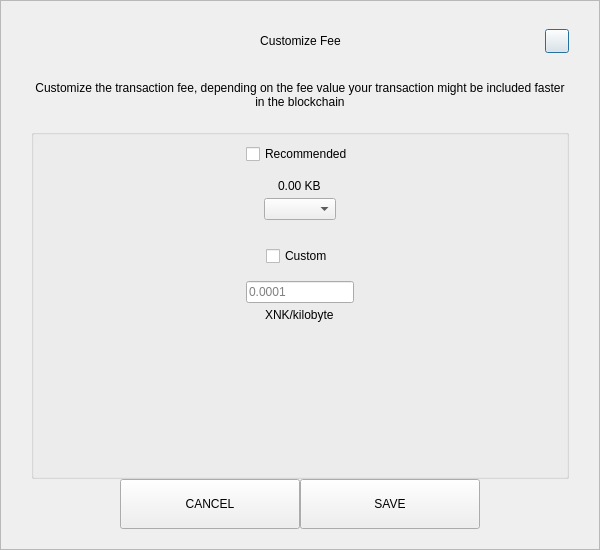
<?xml version="1.0" encoding="UTF-8"?>
<ui version="4.0">
 <class>SendCustomFeeDialog</class>
 <widget class="QDialog" name="SendCustomFeeDialog">
  <property name="geometry">
   <rect>
    <x>0</x>
    <y>0</y>
    <width>600</width>
    <height>550</height>
   </rect>
  </property>
  <property name="windowTitle">
   <string>Form</string>
  </property>
  <layout class="QVBoxLayout" name="verticalLayout_3">
   <property name="spacing">
    <number>0</number>
   </property>
   <property name="leftMargin">
    <number>0</number>
   </property>
   <property name="topMargin">
    <number>0</number>
   </property>
   <property name="rightMargin">
    <number>0</number>
   </property>
   <property name="bottomMargin">
    <number>0</number>
   </property>
   <item>
    <widget class="QFrame" name="frame">
     <property name="styleSheet">
      <string notr="true"/>
     </property>
     <property name="frameShape">
      <enum>QFrame::StyledPanel</enum>
     </property>
     <property name="frameShadow">
      <enum>QFrame::Raised</enum>
     </property>
     <layout class="QVBoxLayout" name="verticalLayout_2">
      <property name="spacing">
       <number>0</number>
      </property>
      <property name="leftMargin">
       <number>30</number>
      </property>
      <property name="topMargin">
       <number>20</number>
      </property>
      <property name="rightMargin">
       <number>30</number>
      </property>
      <property name="bottomMargin">
       <number>20</number>
      </property>
      <item>
       <layout class="QHBoxLayout" name="horizontalLayout_3">
        <property name="spacing">
         <number>0</number>
        </property>
        <item>
         <spacer name="horizontalSpacer_21">
          <property name="orientation">
           <enum>Qt::Horizontal</enum>
          </property>
          <property name="sizeHint" stdset="0">
           <size>
            <width>40</width>
            <height>20</height>
           </size>
          </property>
         </spacer>
        </item>
        <item>
         <widget class="QLabel" name="labelTitle">
          <property name="minimumSize">
           <size>
            <width>0</width>
            <height>40</height>
           </size>
          </property>
          <property name="maximumSize">
           <size>
            <width>16777215</width>
            <height>40</height>
           </size>
          </property>
          <property name="styleSheet">
           <string notr="true">padding-left:24px;</string>
          </property>
          <property name="text">
           <string>Customize Fee</string>
          </property>
          <property name="alignment">
           <set>Qt::AlignCenter</set>
          </property>
          <property name="margin">
           <number>7</number>
          </property>
         </widget>
        </item>
        <item>
         <spacer name="horizontalSpacer">
          <property name="orientation">
           <enum>Qt::Horizontal</enum>
          </property>
          <property name="sizeHint" stdset="0">
           <size>
            <width>40</width>
            <height>20</height>
           </size>
          </property>
         </spacer>
        </item>
        <item>
         <widget class="QPushButton" name="btnEsc">
          <property name="minimumSize">
           <size>
            <width>24</width>
            <height>24</height>
           </size>
          </property>
          <property name="maximumSize">
           <size>
            <width>24</width>
            <height>24</height>
           </size>
          </property>
          <property name="text">
           <string/>
          </property>
         </widget>
        </item>
       </layout>
      </item>
      <item>
       <spacer name="verticalSpacer_2">
        <property name="orientation">
         <enum>Qt::Vertical</enum>
        </property>
        <property name="sizeType">
         <enum>QSizePolicy::Fixed</enum>
        </property>
        <property name="sizeHint" stdset="0">
         <size>
          <width>20</width>
          <height>20</height>
         </size>
        </property>
       </spacer>
      </item>
      <item>
       <widget class="QLabel" name="labelMessage">
        <property name="text">
         <string>Customize the transaction fee, depending on the fee value your transaction might be included faster in the blockchain</string>
        </property>
        <property name="alignment">
         <set>Qt::AlignCenter</set>
        </property>
        <property name="wordWrap">
         <bool>true</bool>
        </property>
       </widget>
      </item>
      <item>
       <spacer name="verticalSpacer_3">
        <property name="orientation">
         <enum>Qt::Vertical</enum>
        </property>
        <property name="sizeType">
         <enum>QSizePolicy::Fixed</enum>
        </property>
        <property name="sizeHint" stdset="0">
         <size>
          <width>20</width>
          <height>20</height>
         </size>
        </property>
       </spacer>
      </item>
      <item>
       <widget class="QGroupBox" name="groupBox">
        <property name="title">
         <string/>
        </property>
        <layout class="QVBoxLayout" name="verticalLayout">
         <property name="leftMargin">
          <number>12</number>
         </property>
         <property name="rightMargin">
          <number>12</number>
         </property>
         <item>
          <layout class="QVBoxLayout" name="verticalLayout_4">
           <property name="spacing">
            <number>5</number>
           </property>
           <item alignment="Qt::AlignHCenter">
            <widget class="QCheckBox" name="checkBoxRecommended">
             <property name="text">
              <string>Recommended</string>
             </property>
            </widget>
           </item>
           <item>
            <spacer name="verticalSpacer_5">
             <property name="orientation">
              <enum>Qt::Vertical</enum>
             </property>
             <property name="sizeType">
              <enum>QSizePolicy::Fixed</enum>
             </property>
             <property name="sizeHint" stdset="0">
              <size>
               <width>20</width>
               <height>10</height>
              </size>
             </property>
            </spacer>
           </item>
           <item alignment="Qt::AlignHCenter">
            <widget class="QLabel" name="labelFee">
             <property name="text">
              <string>0.00 KB</string>
             </property>
            </widget>
           </item>
           <item alignment="Qt::AlignHCenter">
            <widget class="QComboBox" name="comboBoxRecommended"/>
           </item>
          </layout>
         </item>
         <item>
          <spacer name="verticalSpacer">
           <property name="orientation">
            <enum>Qt::Vertical</enum>
           </property>
           <property name="sizeType">
            <enum>QSizePolicy::Fixed</enum>
           </property>
           <property name="sizeHint" stdset="0">
            <size>
             <width>20</width>
             <height>20</height>
            </size>
           </property>
          </spacer>
         </item>
         <item>
          <layout class="QVBoxLayout" name="verticalLayout_5">
           <property name="spacing">
            <number>5</number>
           </property>
           <item alignment="Qt::AlignHCenter">
            <widget class="QCheckBox" name="checkBoxCustom">
             <property name="text">
              <string>Custom</string>
             </property>
            </widget>
           </item>
           <item>
            <spacer name="verticalSpacer_6">
             <property name="orientation">
              <enum>Qt::Vertical</enum>
             </property>
             <property name="sizeType">
              <enum>QSizePolicy::Fixed</enum>
             </property>
             <property name="sizeHint" stdset="0">
              <size>
               <width>20</width>
               <height>10</height>
              </size>
             </property>
            </spacer>
           </item>
           <item alignment="Qt::AlignHCenter">
            <widget class="QLineEdit" name="lineEditCustomFee">
             <property name="placeholderText">
              <string notr="true">0.0001</string>
             </property>
            </widget>
           </item>
           <item alignment="Qt::AlignHCenter">
            <widget class="QLabel" name="labelCustomFee">
             <property name="text">
              <string>XNK/kilobyte</string>
             </property>
            </widget>
           </item>
          </layout>
         </item>
         <item>
          <spacer name="verticalSpacer_4">
           <property name="orientation">
            <enum>Qt::Vertical</enum>
           </property>
           <property name="sizeHint" stdset="0">
            <size>
             <width>20</width>
             <height>40</height>
            </size>
           </property>
          </spacer>
         </item>
        </layout>
       </widget>
      </item>
      <item>
       <layout class="QHBoxLayout" name="horizontalLayout" stretch="1,2,2,1">
        <item>
         <spacer name="horizontalSpacer1">
          <property name="orientation">
           <enum>Qt::Horizontal</enum>
          </property>
          <property name="sizeHint" stdset="0">
           <size>
            <width>40</width>
            <height>20</height>
           </size>
          </property>
         </spacer>
        </item>
        <item>
         <widget class="QPushButton" name="btnCancel">
          <property name="minimumSize">
           <size>
            <width>180</width>
            <height>50</height>
           </size>
          </property>
          <property name="focusPolicy">
           <enum>Qt::NoFocus</enum>
          </property>
          <property name="text">
           <string>CANCEL</string>
          </property>
         </widget>
        </item>
        <item>
         <widget class="QPushButton" name="btnSave">
          <property name="minimumSize">
           <size>
            <width>180</width>
            <height>50</height>
           </size>
          </property>
          <property name="focusPolicy">
           <enum>Qt::NoFocus</enum>
          </property>
          <property name="text">
           <string>SAVE</string>
          </property>
         </widget>
        </item>
        <item>
         <spacer name="horizontalSpacer_2">
          <property name="orientation">
           <enum>Qt::Horizontal</enum>
          </property>
          <property name="sizeHint" stdset="0">
           <size>
            <width>40</width>
            <height>20</height>
           </size>
          </property>
         </spacer>
        </item>
       </layout>
      </item>
     </layout>
    </widget>
   </item>
  </layout>
 </widget>
 <resources/>
 <connections/>
</ui>
